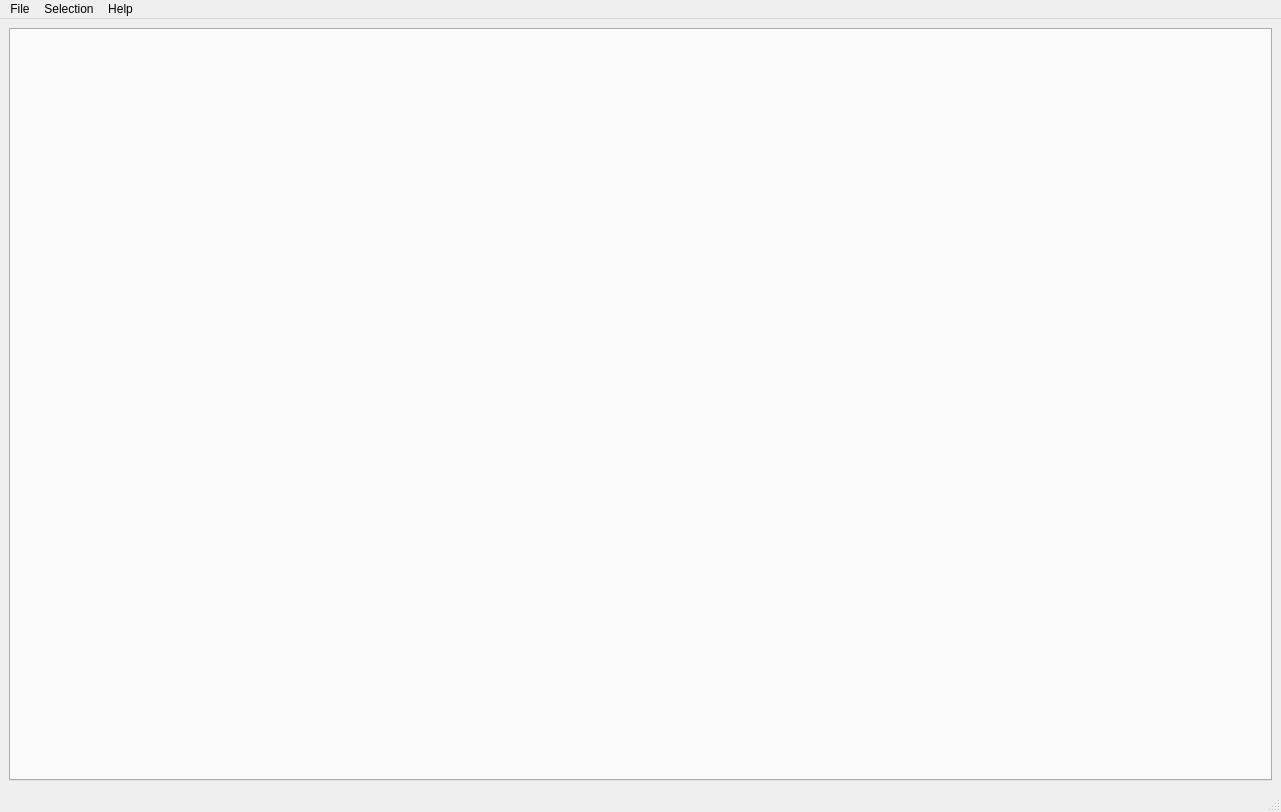
<?xml version="1.0" encoding="UTF-8"?>
<ui version="4.0">
 <class>VizMainWindow</class>
 <widget class="QMainWindow" name="VizMainWindow">
  <property name="geometry">
   <rect>
    <x>0</x>
    <y>0</y>
    <width>1281</width>
    <height>812</height>
   </rect>
  </property>
  <property name="sizePolicy">
   <sizepolicy hsizetype="Expanding" vsizetype="Expanding">
    <horstretch>0</horstretch>
    <verstretch>0</verstretch>
   </sizepolicy>
  </property>
  <property name="windowTitle">
   <string>GfaViz</string>
  </property>
  <property name="documentMode">
   <bool>false</bool>
  </property>
  <widget class="QWidget" name="centralwidget">
   <property name="sizePolicy">
    <sizepolicy hsizetype="Expanding" vsizetype="Expanding">
     <horstretch>0</horstretch>
     <verstretch>0</verstretch>
    </sizepolicy>
   </property>
   <layout class="QVBoxLayout" name="verticalLayout">
    <item>
     <widget class="QTabWidget" name="tabWidget">
      <property name="sizePolicy">
       <sizepolicy hsizetype="Expanding" vsizetype="Expanding">
        <horstretch>0</horstretch>
        <verstretch>0</verstretch>
       </sizepolicy>
      </property>
      <property name="currentIndex">
       <number>-1</number>
      </property>
      <property name="documentMode">
       <bool>false</bool>
      </property>
      <property name="tabsClosable">
       <bool>true</bool>
      </property>
      <property name="movable">
       <bool>true</bool>
      </property>
     </widget>
    </item>
   </layout>
  </widget>
  <widget class="QMenuBar" name="menubar">
   <property name="geometry">
    <rect>
     <x>0</x>
     <y>0</y>
     <width>1281</width>
     <height>25</height>
    </rect>
   </property>
   <widget class="QMenu" name="menuFile">
    <property name="title">
     <string>File</string>
    </property>
    <addaction name="actionOpen"/>
    <addaction name="actionSave"/>
    <addaction name="actionRender"/>
    <addaction name="actionClose"/>
   </widget>
   <widget class="QMenu" name="menuHelp">
    <property name="title">
     <string>Help</string>
    </property>
    <addaction name="actionAbout"/>
    <addaction name="actionHelp"/>
   </widget>
   <widget class="QMenu" name="menuSelection">
    <property name="title">
     <string>Selection</string>
    </property>
    <addaction name="actionSelectAll"/>
    <addaction name="actionSelectNone"/>
    <addaction name="actionSelectInvert"/>
   </widget>
   <addaction name="menuFile"/>
   <addaction name="menuSelection"/>
   <addaction name="menuHelp"/>
  </widget>
  <widget class="QStatusBar" name="statusbar"/>
  <action name="actionOpen">
   <property name="icon">
    <iconset theme="document-open">
     <normaloff/>
    </iconset>
   </property>
   <property name="text">
    <string>Open GFA file</string>
   </property>
   <property name="shortcut">
    <string>Ctrl+O</string>
   </property>
  </action>
  <action name="actionRender">
   <property name="icon">
    <iconset theme="document-save-as">
     <normaloff/>
    </iconset>
   </property>
   <property name="text">
    <string>Render to image file</string>
   </property>
   <property name="shortcut">
    <string>Ctrl+R</string>
   </property>
  </action>
  <action name="actionClose">
   <property name="icon">
    <iconset theme="application-exit">
     <normaloff/>
    </iconset>
   </property>
   <property name="text">
    <string>Exit application</string>
   </property>
  </action>
  <action name="actionSave">
   <property name="icon">
    <iconset theme="document-save">
     <normaloff/>
    </iconset>
   </property>
   <property name="text">
    <string>Save GFA file</string>
   </property>
   <property name="shortcut">
    <string>Ctrl+S</string>
   </property>
  </action>
  <action name="actionAbout">
   <property name="icon">
    <iconset theme="help-about"/>
   </property>
   <property name="text">
    <string>About</string>
   </property>
  </action>
  <action name="actionHelp">
   <property name="icon">
    <iconset theme="help-contents"/>
   </property>
   <property name="text">
    <string>Help</string>
   </property>
   <property name="shortcut">
    <string>F1</string>
   </property>
  </action>
  <action name="actionSelectAll">
   <property name="text">
    <string>Select all</string>
   </property>
  </action>
  <action name="actionSelectNone">
   <property name="text">
    <string>Select none</string>
   </property>
  </action>
  <action name="actionSelectInvert">
   <property name="text">
    <string>Invert selection</string>
   </property>
  </action>
 </widget>
 <resources/>
 <connections/>
</ui>
